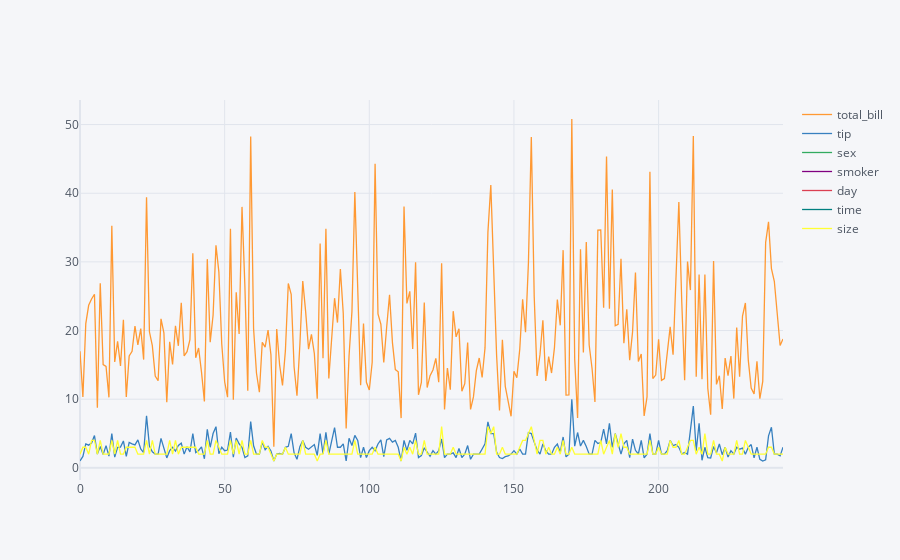

Notebook cell for this chart:
### Code cell
df.iplot()

### Figure 1 — Plotly figure (JSON) as saved in the notebook; plotly's stock layout.template omitted (floating-point values rounded to 4 significant figures; data arrays with more than 128 entries replaced by an {"elided": "..."} marker saying what was removed)
{"data": [{"line": {"color": "rgba(255, 153, 51, 1.0)", "dash": "solid", "shape": "linear", "width": 1.3}, "mode": "lines", "name": "total_bill", "text": "", "type": "scatter", "x": {"elided": "244 int values"}, "y": {"elided": "244 float values"}}, {"line": {"color": "rgba(55, 128, 191, 1.0)", "dash": "solid", "shape": "linear", "width": 1.3}, "mode": "lines", "name": "tip", "text": "", "type": "scatter", "x": {"elided": "244 int values"}, "y": {"elided": "244 float values"}}, {"line": {"color": "rgba(50, 171, 96, 1.0)", "dash": "solid", "shape": "linear", "width": 1.3}, "mode": "lines", "name": "sex", "text": "", "type": "scatter", "x": {"elided": "244 int values"}, "y": {"elided": "244 str values"}}, {"line": {"color": "rgba(128, 0, 128, 1.0)", "dash": "solid", "shape": "linear", "width": 1.3}, "mode": "lines", "name": "smoker", "text": "", "type": "scatter", "x": {"elided": "244 int values"}, "y": {"elided": "244 str values"}}, {"line": {"color": "rgba(219, 64, 82, 1.0)", "dash": "solid", "shape": "linear", "width": 1.3}, "mode": "lines", "name": "day", "text": "", "type": "scatter", "x": {"elided": "244 int values"}, "y": {"elided": "244 str values"}}, {"line": {"color": "rgba(0, 128, 128, 1.0)", "dash": "solid", "shape": "linear", "width": 1.3}, "mode": "lines", "name": "time", "text": "", "type": "scatter", "x": {"elided": "244 int values"}, "y": {"elided": "244 str values"}}, {"line": {"color": "rgba(255, 255, 51, 1.0)", "dash": "solid", "shape": "linear", "width": 1.3}, "mode": "lines", "name": "size", "text": "", "type": "scatter", "x": {"elided": "244 int values"}, "y": {"elided": "244 int values"}}], "layout": {"legend": {"bgcolor": "#F5F6F9", "font": {"color": "#4D5663"}}, "paper_bgcolor": "#F5F6F9", "plot_bgcolor": "#F5F6F9", "title": {"font": {"color": "#4D5663"}}, "xaxis": {"gridcolor": "#E1E5ED", "showgrid": true, "tickfont": {"color": "#4D5663"}, "title": {"font": {"color": "#4D5663"}, "text": ""}, "zerolinecolor": "#E1E5ED"}, "yaxis": {"gridcolor": "#E1E5ED", "showgrid": true, "tickfont": {"color": "#4D5663"}, "title": {"font": {"color": "#4D5663"}, "text": ""}, "zerolinecolor": "#E1E5ED"}}}
